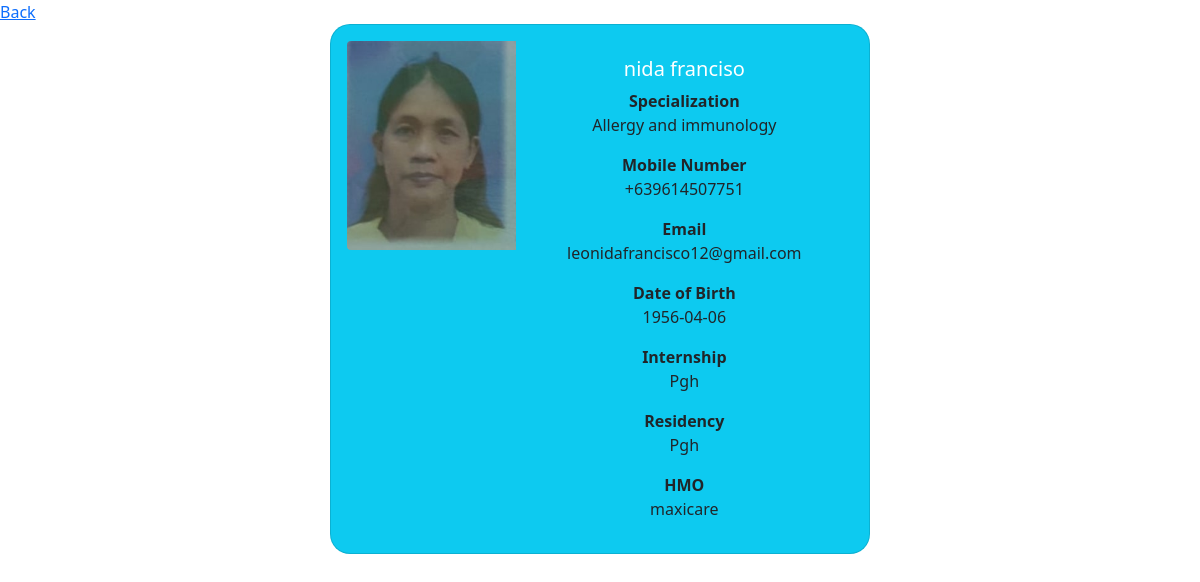
/users/view-doctors-profile.php?account_id=738047 (signed in), run on the app's committed database.
### tables this page shows
CREATE TABLE `doctors_details` (
  `id` int(11) NOT NULL,
  `user_id` int(50) NOT NULL,
  `specialization` varchar(30) NOT NULL,
  `prc_id` blob NOT NULL,
  `prc_number` varchar(10) NOT NULL,
  `internship` varchar(20) NOT NULL,
  `residency` varchar(20) NOT NULL,
  `hmo` varchar(20) NOT NULL,
  `doc_picture` blob NOT NULL,
  `date_time_created` datetime NOT NULL,
  `date_time_updated` datetime DEFAULT NULL,
  `remarks` varchar(30) DEFAULT NULL
);

CREATE TABLE `users` (
  `id` int(11) NOT NULL,
  `doctor_or_secretary` varchar(20) NOT NULL,
  `email` varchar(50) NOT NULL,
  `account_id` int(30) NOT NULL,
  `first_name` varchar(30) NOT NULL,
  `last_name` varchar(30) NOT NULL,
  `age` int(11) NOT NULL,
  `gender` varchar(10) NOT NULL,
  `date_of_birth` date NOT NULL,
  `mobile_number` varchar(13) NOT NULL,
  `v_code` varchar(50) NOT NULL,
  `email_status` int(11) NOT NULL,
  `date_time_created` datetime NOT NULL DEFAULT current_timestamp(),
  `date_time_updated` datetime DEFAULT current_timestamp(),
  `remarks` varchar(20) DEFAULT NULL
);

### users/view-doctors-profile.php (the view, shortened to what this page needs)
<?php
include('../connection.php');
?>
<!DOCTYPE html>
<html lang="en">
<head>
    <link href="https://cdn.jsdelivr.net/npm/bootstrap@5.0.2/dist/css/bootstrap.min.css" rel="stylesheet">
</head>
<body>
<a href="view-doctors.php">Back</a>
<?php
if(isset($_GET['account_id'])){
   $account_id = $_GET['account_id'];
    $query = "SELECT * FROM users
    LEFT JOIN doctors_details ON users.account_id = doctors_details.user_id WHERE doctor_or_secretary = 'doctor' AND account_id='$account_id'";
    $run = mysqli_query($conn,$query);
    if(mysqli_num_rows($run) > 0){
        foreach($run as $row){
           ?>
           <center>
                <div class="container">
                    <div class="card text-white bg-info mb-3 p-3 mb-2 bg-primary text-white" style="max-width: 540px; border-radius: 20px;">
                        <div class="row g-0">
                            <div class="col-md-4">
                                <img src="<?php echo "doc_picture/" . $row['doc_picture'] ?>" class="img-fluid rounded-start" alt="...">
                                </div>
                                <div class="col-md-8">
                                    <div class="card-body">
                                        <h5 class="card-title"><?php echo $row ['first_name'] . " " . $row ['last_name']?></h5>
                                        <b><label class="card-text text-dark">Specialization</label> </b>
                                        <p class="card-text text-dark"><?php echo $row ['specialization']?></p>
                                        <b><label class="card-text text-dark">Mobile Number</label> </b>
                                        <p class="card-text text-dark"><?php echo $row ['mobile_number']?></p>
                                        <b><label class="card-text text-dark">Email</label> </b>
                                        <p class="card-text text-dark"><small class="text-muted"></small><?php echo $row ['email']?></p>
                                        <b><label class="card-text text-dark">Date of Birth</label> </b>
                                        <p class="card-text text-dark"><?php echo $row ['date_of_birth']?></p>
                                        <b><label class="card-text text-dark">Internship</label></b>
                                        <p class="card-text text-dark"><?php echo $row ['internship']?></p>
                                        <b><label class="card-text text-dark">Residency</label></b>
                                        <p class="card-text text-dark"><?php echo $row ['residency']?></p>
                                        <b><label class="card-text text-dark">HMO</label></b>
                                        <p class="card-text text-dark"><?php echo $row ['hmo']?></p>
                                    </div>
                                </div>
                            </div>
                        </div>
                    </div>
            </center>
            <?php
        }
    }
}
?>
</body>
</html>

### data on the page
doctors_details: doc_picture (picture), users.first_name "nida", users.last_name "franciso", specialization "Allergy and immunology", users.mobile_number "+639614507751", users.email "leonidafrancisco12@gmail.com", users.date_of_birth "1956-04-06", internship "Pgh", residency "Pgh", hmo "maxicare"
